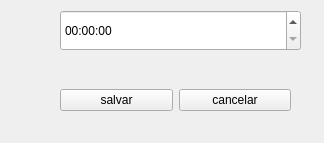
<?xml version="1.0" encoding="UTF-8"?>
<ui version="4.0">
 <class>time1</class>
 <widget class="QWidget" name="time1">
  <property name="geometry">
   <rect>
    <x>0</x>
    <y>0</y>
    <width>324</width>
    <height>143</height>
   </rect>
  </property>
  <property name="windowTitle">
   <string>Form</string>
  </property>
  <widget class="QWidget" name="horizontalLayoutWidget">
   <property name="geometry">
    <rect>
     <x>60</x>
     <y>60</y>
     <width>231</width>
     <height>81</height>
    </rect>
   </property>
   <layout class="QHBoxLayout" name="horizontalLayout">
    <item>
     <widget class="QPushButton" name="salvar">
      <property name="text">
       <string>salvar</string>
      </property>
     </widget>
    </item>
    <item>
     <widget class="QPushButton" name="cancelar">
      <property name="text">
       <string>cancelar</string>
      </property>
     </widget>
    </item>
   </layout>
  </widget>
  <widget class="QTimeEdit" name="timeEdit">
   <property name="geometry">
    <rect>
     <x>60</x>
     <y>10</y>
     <width>241</width>
     <height>41</height>
    </rect>
   </property>
  </widget>
 </widget>
 <resources/>
 <connections>
  <connection>
   <sender>cancelar</sender>
   <signal>clicked()</signal>
   <receiver>time1</receiver>
   <slot>close()</slot>
   <hints>
    <hint type="sourcelabel">
     <x>338</x>
     <y>206</y>
    </hint>
    <hint type="destinationlabel">
     <x>296</x>
     <y>19</y>
    </hint>
   </hints>
  </connection>
 </connections>
</ui>
